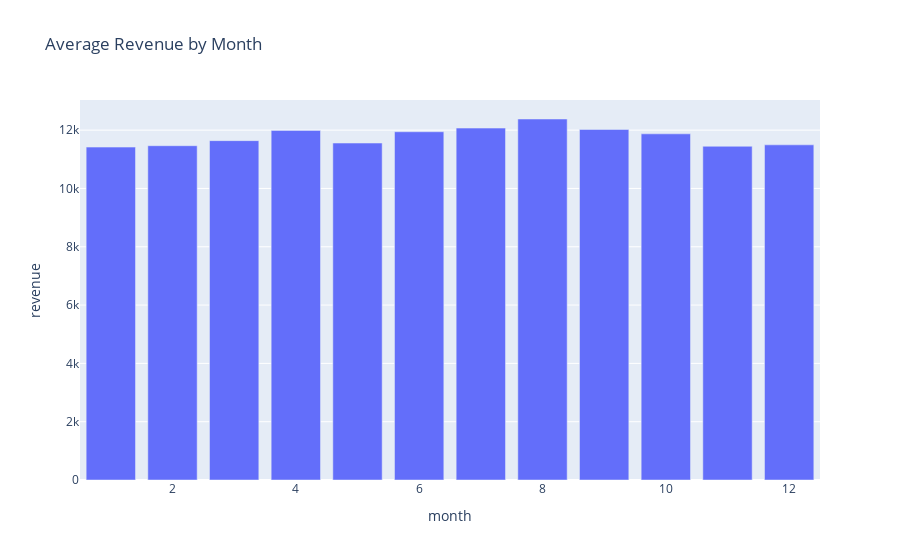

Notebook code cell kept with this figure:
### Code cell
# Monthly patterns
monthly_avg = store_data.groupby("month")["revenue"].mean().reset_index()
fig = px.bar(monthly_avg, x="month", y="revenue", title="Average Revenue by Month")
fig.show()

### Figure 1 — Plotly figure (JSON) as saved in the notebook; plotly's stock layout.template omitted (floating-point values rounded to 4 significant figures)
{"data": [{"hovertemplate": "month=%{x}<br>revenue=%{y}<extra></extra>", "legendgroup": "", "marker": {"color": "#636efa", "pattern": {"shape": ""}}, "name": "", "orientation": "v", "showlegend": false, "textposition": "auto", "type": "bar", "x": [1, 2, 3, 4, 5, 6, 7, 8, 9, 10, 11, 12], "xaxis": "x", "y": [11420.0, 11470.0, 11640.0, 11990.0, 11560.0, 11940.0, 12070.0, 12380.0, 12020.0, 11870.0, 11450.0, 11500.0], "yaxis": "y"}], "layout": {"barmode": "relative", "legend": {"tracegroupgap": 0}, "title": {"text": "Average Revenue by Month"}, "xaxis": {"anchor": "y", "domain": [0, 1], "title": {"text": "month"}}, "yaxis": {"anchor": "x", "domain": [0, 1], "title": {"text": "revenue"}}}}
